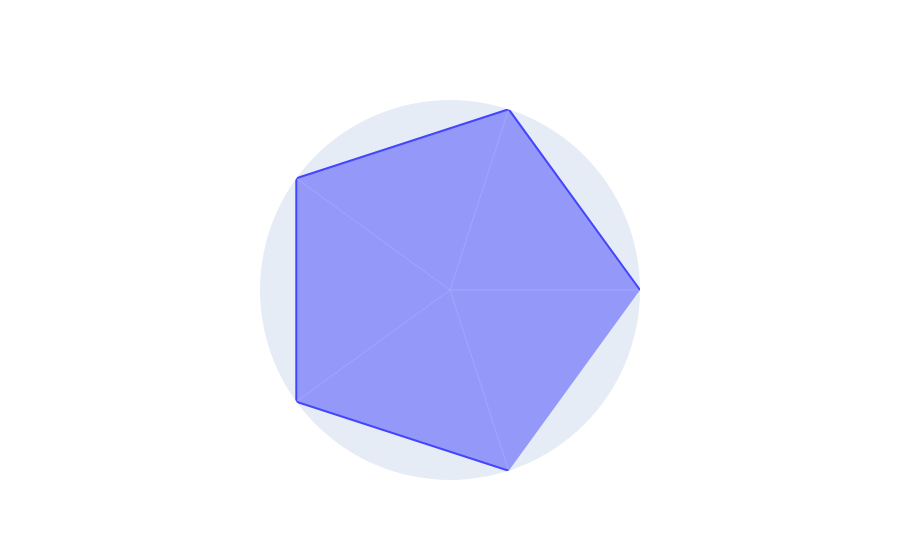

Notebook source saved alongside this figure:
### Code cell
import plotly.graph_objects as go

# Create a compass figure
fig = go.Figure(go.Scatterpolar(
    r=[1, 1, 1, 1, 1],
    theta=['N', 'NE', 'E', 'SE', 'S'],
    mode='lines',
    fill='toself',
    line_color='blue',
    opacity=0.7
))

# Set layout properties
fig.update_layout(
    polar=dict(
        radialaxis=dict(visible=False),
        angularaxis=dict(showline=False, showticklabels=False, ticks='')
    ),
    showlegend=False
)

fig.show()

### Figure 1 — Plotly figure (JSON) as saved in the notebook; plotly's stock layout.template omitted (floating-point values rounded to 4 significant figures)
{"data": [{"fill": "toself", "line": {"color": "blue"}, "mode": "lines", "opacity": 0.7, "r": [1, 1, 1, 1, 1], "theta": ["N", "NE", "E", "SE", "S"], "type": "scatterpolar"}], "layout": {"polar": {"angularaxis": {"showline": false, "showticklabels": false, "ticks": ""}, "radialaxis": {"visible": false}}, "showlegend": false}}
